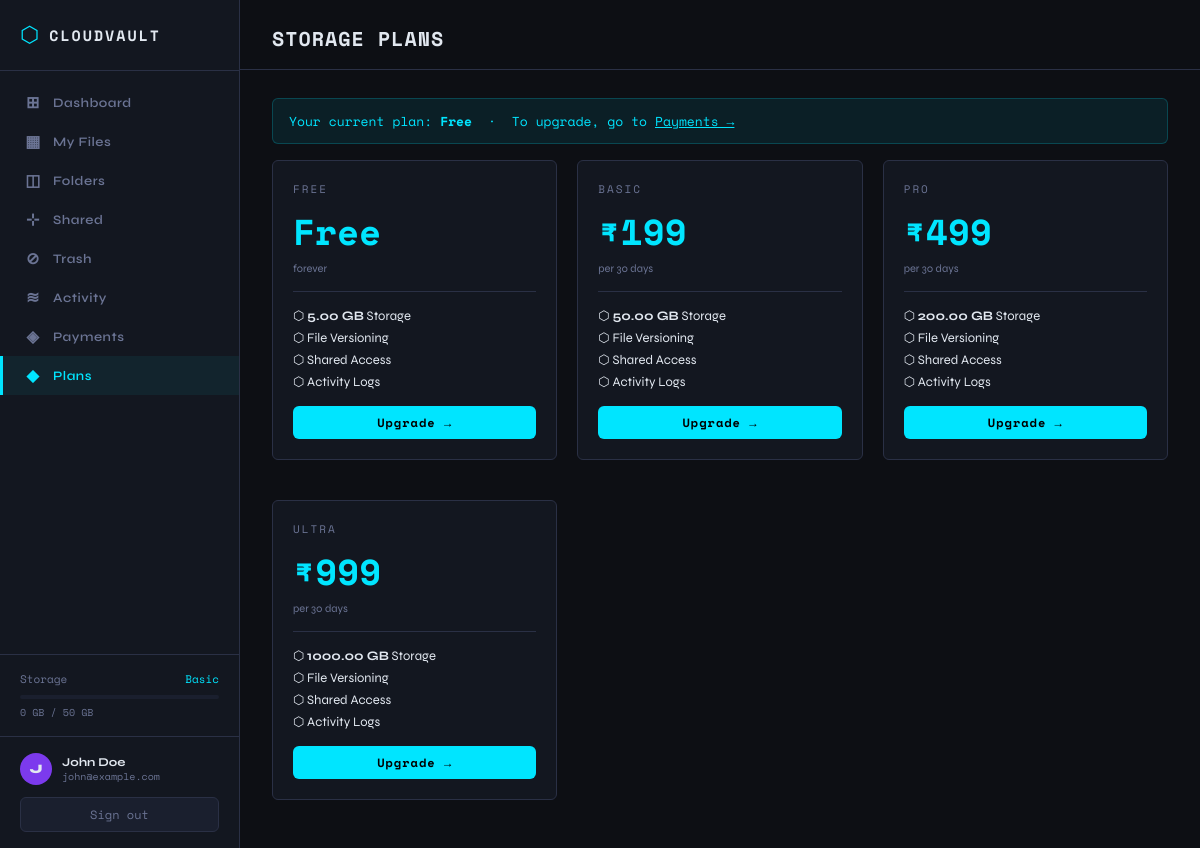
/pages/plans.php (signed in), run on the app's committed database.
### tables this page shows
CREATE TABLE User (
    user_id      INT AUTO_INCREMENT PRIMARY KEY,
    username     VARCHAR(100) NOT NULL UNIQUE,
    email        VARCHAR(150) NOT NULL UNIQUE,
    password     VARCHAR(255) NOT NULL,
    full_name    VARCHAR(150),
    phone        VARCHAR(20),
    account_age  INT DEFAULT 0 COMMENT 'Days since registration',
    plan_id      INT,
    created_at   TIMESTAMP DEFAULT CURRENT_TIMESTAMP,
    FOREIGN KEY (plan_id) REFERENCES StoragePlan(plan_id) ON DELETE SET NULL
);

CREATE TABLE StoragePlan (
    plan_id       INT AUTO_INCREMENT PRIMARY KEY,
    plan_name     VARCHAR(100) NOT NULL,
    storage_limit_gb DECIMAL(10,2) NOT NULL,
    price         DECIMAL(10,2) NOT NULL,
    duration_days INT NOT NULL,
    expiry_date   DATE,
    created_at    TIMESTAMP DEFAULT CURRENT_TIMESTAMP
);

### includes/auth.php (called while the page is built, shortened)
<?php
function currentUser(): array {
    return [
        'user_id'   => $_SESSION['user_id']   ?? null,
        'username'  => $_SESSION['username']  ?? '',
        'full_name' => $_SESSION['full_name'] ?? '',
        'email'     => $_SESSION['email']     ?? '',
    ];
}
function getUserStorage(int $userId): array {
    $db = getDB();
    $stmt = $db->prepare(
        "SELECT COALESCE(SUM(f.file_size_mb),0) AS used_mb,
                sp.storage_limit_gb * 1024        AS limit_mb,
                sp.plan_name
         FROM   User u
         LEFT JOIN File f ON f.user_id = u.user_id AND f.is_deleted = 0
         LEFT JOIN StoragePlan sp ON sp.plan_id = u.plan_id
         WHERE  u.user_id = ?
         GROUP  BY u.user_id"
    );
    $stmt->bind_param('i', $userId);
    $stmt->execute();
    $row = $stmt->get_result()->fetch_assoc();
    return $row ?: ['used_mb' => 0, 'limit_mb' => 5120, 'plan_name' => 'Free'];
}

### pages/plans.php (the view, shortened to what this page needs)
<?php
require_once '../includes/auth.php';
$db   = getDB();
$uid  = (int)currentUser()['user_id'];
$user = $db->query("SELECT u.*, sp.plan_name AS current_plan FROM User u LEFT JOIN StoragePlan sp ON sp.plan_id=u.plan_id WHERE u.user_id=$uid")->fetch_assoc();
$plans = $db->query("SELECT * FROM StoragePlan ORDER BY price")->fetch_all(MYSQLI_ASSOC);
$pageTitle = 'Storage Plans';
require_once '../includes/header.php';
?>
<div class="alert alert-info">
  Your current plan: <strong><?= htmlspecialchars($user['current_plan'] ?? 'Free') ?></strong>
  &nbsp;·&nbsp; To upgrade, go to <a href="payments.php" style="color:var(--accent);">Payments →</a>
</div>
<div style="display:grid;grid-template-columns:repeat(auto-fill,minmax(220px,1fr));gap:20px;">
<?php foreach ($plans as $p): ?>
<?php $isCurrent = ($user['plan_id'] == $p['plan_id']); ?>
<div class="card" style="position:relative;<?= $isCurrent ? 'border-color:var(--accent);' : '' ?>">
  <div style="font-family:var(--font-mono);font-size:11px;letter-spacing:2px;text-transform:uppercase;color:var(--text-muted);margin-bottom:8px;">
    <?= htmlspecialchars($p['plan_name']) ?>
  </div>
  <div style="font-family:var(--font-mono);font-size:36px;font-weight:700;color:var(--accent);margin-bottom:4px;">
    <?= $p['price'] == 0 ? 'Free' : '₹'.number_format($p['price'],0) ?>
  </div>
  <?php if ($p['price'] > 0): ?>
  <div style="font-size:11px;color:var(--text-muted);margin-bottom:16px;">per <?= $p['duration_days'] ?> days</div>
  <?php else: ?>
  <div style="font-size:11px;color:var(--text-muted);margin-bottom:16px;">forever</div>
  <?php endif; ?>
  <hr style="border:none;border-top:1px solid var(--border);margin-bottom:16px;">
  <div style="font-size:13px;margin-bottom:6px;">⬡ <strong><?= $p['storage_limit_gb'] ?> GB</strong> Storage</div>
  <div style="font-size:13px;margin-bottom:6px;">⬡ File Versioning</div>
  <div style="font-size:13px;margin-bottom:6px;">⬡ Shared Access</div>
  <div style="font-size:13px;margin-bottom:16px;">⬡ Activity Logs</div>
  <?php if (!$isCurrent): ?>
  <a href="payments.php" class="btn btn-primary" style="width:100%;justify-content:center;">
    Upgrade →
  </a>
  <?php endif; ?>
</div>
<?php endforeach; ?>
</div>
<?php require_once '../includes/footer.php'; ?>

### includes/header.php (shortened to what this page needs)
<?php
$user = currentUser();
$storage = getUserStorage((int)$user['user_id']);
$usedGB  = round($storage['used_mb']  / 1024, 2);
$limitGB = round($storage['limit_mb'] / 1024, 2);
?>
<!DOCTYPE html>
<html lang="en">
<head>
<link rel="stylesheet" href="../assets/css/style.css">
</head>
<body>
<aside class="sidebar">
    <div class="sidebar-logo">
        <span class="logo-icon">⬡</span>
        <span class="logo-text">CloudVault</span>
    </div>
    <nav class="sidebar-nav">
        <a href="dashboard.php"   class="nav-item <?= basename($_SERVER['PHP_SELF'])=='dashboard.php'?'active':'' ?>">
            <span class="nav-icon">⊞</span> Dashboard
        </a>
        <a href="files.php"       class="nav-item <?= basename($_SERVER['PHP_SELF'])=='files.php'?'active':'' ?>">
            <span class="nav-icon">▦</span> My Files
        </a>
        <a href="folders.php"     class="nav-item <?= basename($_SERVER['PHP_SELF'])=='folders.php'?'active':'' ?>">
            <span class="nav-icon">◫</span> Folders
        </a>
        <a href="shared.php"      class="nav-item <?= basename($_SERVER['PHP_SELF'])=='shared.php'?'active':'' ?>">
            <span class="nav-icon">⊹</span> Shared
        </a>
        <a href="trash.php"       class="nav-item <?= basename($_SERVER['PHP_SELF'])=='trash.php'?'active':'' ?>">
            <span class="nav-icon">⊘</span> Trash
        </a>
        <a href="activity.php"    class="nav-item <?= basename($_SERVER['PHP_SELF'])=='activity.php'?'active':'' ?>">
            <span class="nav-icon">≋</span> Activity
        </a>
        <a href="payments.php"    class="nav-item <?= basename($_SERVER['PHP_SELF'])=='payments.php'?'active':'' ?>">
            <span class="nav-icon">◈</span> Payments
        </a>
        <a href="plans.php"       class="nav-item <?= basename($_SERVER['PHP_SELF'])=='plans.php'?'active':'' ?>">
            <span class="nav-icon">◆</span> Plans
        </a>
    </nav>
    <div class="storage-meter">
        <div class="meter-label">
            <span>Storage</span>
            <span class="meter-plan"><?= htmlspecialchars($storage['plan_name']) ?></span>
        </div>
        <div class="meter-bar">
        </div>
        <div class="meter-stats"><?= $usedGB ?> GB / <?= $limitGB ?> GB</div>
    </div>
    <div class="sidebar-footer">
        <div class="user-badge">
            <div class="user-avatar"><?= strtoupper(substr($user['username'],0,1)) ?></div>
            <div class="user-info">
                <div class="user-name"><?= htmlspecialchars($user['full_name'] ?: $user['username']) ?></div>
                <div class="user-email"><?= htmlspecialchars($user['email']) ?></div>
            </div>
        </div>
        <a href="logout.php" class="logout-btn">Sign out</a>
    </div>
</aside>
<main class="main-content">
    <div class="page-header">
        <h1 class="page-title"><?= htmlspecialchars($pageTitle ?? 'Dashboard') ?></h1>
    </div>
    <div class="content-area">

### includes/footer.php (shortened to what this page needs)
    </div>
</main>
</body>
</html>

### assets/css/style.css (style rules this page uses)
:root { --bg: #0d0f14; --bg2: #131720; --bg3: #1a1f2e; --border: #2a3045; --accent: #00e5ff; --accent2: #7c3aed; --text: #e2e8f0; --text-muted:#6b7494; --danger: #ff4545; --success: #22d37a; --warning: #ffa500; --sidebar-w: 240px; --radius: 6px; --font-mono: 'Space Mono', monospace; --font-sans: 'Syne', sans-serif; }
*, *::before, *::after { box-sizing: border-box; margin: 0; padding: 0; }
body { font-family: var(--font-sans); background: var(--bg); color: var(--text); display: flex; min-height: 100vh; font-size: 14px; }
.sidebar { width: var(--sidebar-w); background: var(--bg2); border-right: 1px solid var(--border); display: flex; flex-direction: column; position: fixed; top: 0; left: 0; bottom: 0; z-index: 100; overflow-y: auto; }
.sidebar-logo { display: flex; align-items: center; gap: 10px; padding: 22px 20px; border-bottom: 1px solid var(--border); }
.logo-icon { font-size: 22px; color: var(--accent); }
.logo-text { font-family: var(--font-mono); font-weight: 700; font-size: 15px; letter-spacing: 2px; text-transform: uppercase; }
.sidebar-nav { flex: 1; padding: 12px 0; }
.nav-item { display: flex; align-items: center; gap: 10px; padding: 10px 20px; color: var(--text-muted); text-decoration: none; font-size: 13px; font-weight: 600; letter-spacing: 0.5px; transition: all .15s; border-left: 3px solid transparent; }
.nav-item.active { color: var(--accent); border-left-color: var(--accent); background: rgba(0,229,255,.06); }
.nav-icon { font-size: 16px; width: 20px; text-align: center; }
.storage-meter { padding: 16px 20px; border-top: 1px solid var(--border); border-bottom: 1px solid var(--border); }
.meter-label { display: flex; justify-content: space-between; font-size: 11px; margin-bottom: 8px; color: var(--text-muted); font-family: var(--font-mono); }
.meter-plan { color: var(--accent); }
.meter-bar { height: 4px; background: var(--bg3); border-radius: 2px; overflow: hidden; }
.meter-stats { font-family: var(--font-mono); font-size: 10px; color: var(--text-muted); margin-top: 6px; }
.sidebar-footer { padding: 16px 20px; }
.user-badge { display: flex; align-items: center; gap: 10px; margin-bottom: 12px; }
.user-avatar { width: 32px; height: 32px; background: var(--accent2); border-radius: 50%; display: flex; align-items: center; justify-content: center; font-weight: 800; font-size: 13px; flex-shrink: 0; }
.user-name { font-size: 12px; font-weight: 700; white-space: nowrap; overflow: hidden; text-overflow: ellipsis; }
.user-email { font-size: 10px; color: var(--text-muted); font-family: var(--font-mono); white-space: nowrap; overflow: hidden; text-overflow: ellipsis; }
.logout-btn { display: block; text-align: center; padding: 8px; background: var(--bg3); border: 1px solid var(--border); color: var(--text-muted); text-decoration: none; border-radius: var(--radius); font-size: 12px; font-family: var(--font-mono); transition: all .15s; }
.main-content { margin-left: var(--sidebar-w); flex: 1; display: flex; flex-direction: column; min-height: 100vh; }
.page-header { padding: 24px 32px 0; border-bottom: 1px solid var(--border); padding-bottom: 16px; }
.page-title { font-family: var(--font-mono); font-size: 20px; font-weight: 700; letter-spacing: 1px; text-transform: uppercase; color: var(--text); }
.content-area { padding: 28px 32px; flex: 1; }
.card { background: var(--bg2); border: 1px solid var(--border); border-radius: var(--radius); padding: 20px; margin-bottom: 20px; }
.btn { display: inline-flex; align-items: center; gap: 6px; padding: 8px 16px; border-radius: var(--radius); font-family: var(--font-mono); font-size: 12px; font-weight: 700; letter-spacing: 1px; cursor: pointer; border: none; text-decoration: none; transition: all .15s; }
.btn-primary { background: var(--accent); color: #000; }
.alert { padding: 12px 16px; border-radius: var(--radius); margin-bottom: 16px; font-size: 13px; font-family: var(--font-mono); }
.alert-info { background: rgba(0,229,255,.08); border: 1px solid rgba(0,229,255,.2); color: var(--accent); }

### data on the page
user: username "J", full_name "John Doe", email "john@example.com"
storageplan: plan_name "FREE", price "Free", storage_limit_gb "5.00", shows "Upgrade →"
storageplan: plan_name "BASIC", price "199", duration_days "30", storage_limit_gb "50.00", shows "Upgrade →"
storageplan: plan_name "PRO", price "499", duration_days "30", storage_limit_gb "200.00", shows "Upgrade →"
storageplan: plan_name "ULTRA", price "999", duration_days "30", storage_limit_gb "1000.00", shows "Upgrade →"

### other printed values
$storage['plan_name'] "Basic"
$usedGB "0"
$limitGB "50"
$pageTitle "STORAGE PLANS"
$user['current_plan'] "Free"
